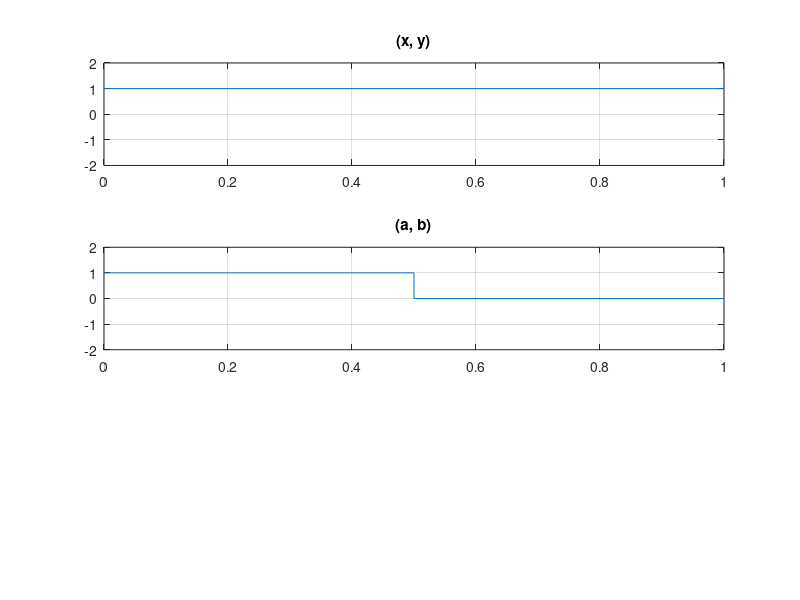

Here is the MATLAB script that generated this plot:
input_stream = input('Enter Stream');
%input_stream = [1, 0, 1, 1, 0, 1];
n = length(input_stream);
x = [];
y = [];
a = [];
b = [];
c = [];
for i = 1 : n
x=[x i-1 i];
if( input_stream(i) == 0)
y = [y -1 -1];
else
y = [y 1 1];
end
end
for i = 1:n
a = [a i-1 i-0.5 i-0.5 i];
if(y(i * 2) == -1)
b = [b -1 -1 0 0];
else
b = [b 1 1 0 0];
end
end
% Create figure window
figure;
% Plot first graph (x, y)
subplot(3, 1, 1);
plot(x, y);
axis([0, n, -2, 2]);
grid on;
title('(x, y)');
% Plot second graph (a, b)
subplot(3, 1, 2);
plot(a, b);
axis([0, n, -2, 2]);
grid on;
title('(a, b)');